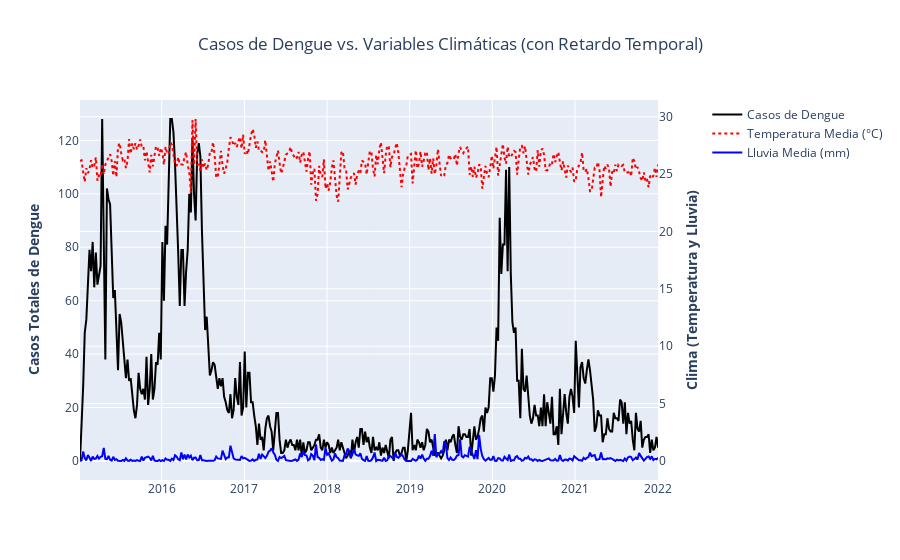

Notebook cell for this chart:
### Markdown cell above
### Análisis de Variables Climáticas

### Code cell
if not train_df.empty:
    # Agrupar los datos por semana (usando el índice de fecha)
    # Sumamos los casos de dengue y promediamos las variables climáticas para toda la ciudad
    datos_climaticos_semanales = train_df.groupby(train_df.index).agg({
        'dengue': 'sum',
        'temperatura_mean': 'mean',
        'lluvia_mean': 'mean'
    }).reset_index()

    # Crear una figura con un eje Y secundario
    fig = make_subplots(specs=[[{"secondary_y": True}]])

    # --- Añadir Trazas al Gráfico ---

    # 1. Traza de Casos de Dengue (Eje Y Principal)
    fig.add_trace(
        go.Scatter(x=datos_climaticos_semanales['fecha'], y=datos_climaticos_semanales['dengue'], name="Casos de Dengue", line=dict(color='black', width=2)),
        secondary_y=False,
    )

    # 2. Traza de Temperatura Media (Eje Y Secundario)
    fig.add_trace(
        go.Scatter(x=datos_climaticos_semanales['fecha'], y=datos_climaticos_semanales['temperatura_mean'], name="Temperatura Media (°C)", line=dict(color='red', dash='dot')),
        secondary_y=True,
    )

    # 3. Traza de Lluvia Media (Eje Y Secundario)
    fig.add_trace(
        go.Scatter(x=datos_climaticos_semanales['fecha'], y=datos_climaticos_semanales['lluvia_mean'], name="Lluvia Media (mm)", line=dict(color='blue')),
        secondary_y=True,
    )

    # --- Configurar Títulos y Ejes ---
    fig.update_layout(
        title_text="Casos de Dengue vs. Variables Climáticas (con Retardo Temporal)",
        title_x=0.5
    )

    # Configurar el título del eje Y principal (izquierda)
    fig.update_yaxes(title_text="<b>Casos Totales de Dengue</b>", secondary_y=False)

    # Configurar el título del eje Y secundario (derecha)
    fig.update_yaxes(title_text="<b>Clima (Temperatura y Lluvia)</b>", secondary_y=True)

    fig.show()

else:
    print("El DataFrame de entrenamiento está vacío. No se puede generar el gráfico climático.")

### Figure 1 — Plotly figure (JSON) as saved in the notebook; plotly's stock layout.template omitted (floating-point values rounded to 4 significant figures; data arrays with more than 128 entries replaced by an {"elided": "..."} marker saying what was removed)
{"data": [{"line": {"color": "black", "width": 2}, "name": "Casos de Dengue", "type": "scatter", "x": {"elided": "365 str values"}, "xaxis": "x", "y": {"elided": "365 float values"}, "yaxis": "y"}, {"line": {"color": "red", "dash": "dot"}, "name": "Temperatura Media (°C)", "type": "scatter", "x": {"elided": "365 str values"}, "xaxis": "x", "y": {"elided": "365 float values"}, "yaxis": "y2"}, {"line": {"color": "blue"}, "name": "Lluvia Media (mm)", "type": "scatter", "x": {"elided": "365 str values"}, "xaxis": "x", "y": {"elided": "365 float values"}, "yaxis": "y2"}], "layout": {"title": {"text": "Casos de Dengue vs. Variables Climáticas (con Retardo Temporal)", "x": 0.5}, "xaxis": {"anchor": "y", "domain": [0, 0.94]}, "yaxis": {"anchor": "x", "domain": [0, 1], "title": {"text": "<b>Casos Totales de Dengue</b>"}}, "yaxis2": {"anchor": "x", "overlaying": "y", "side": "right", "title": {"text": "<b>Clima (Temperatura y Lluvia)</b>"}}}}
